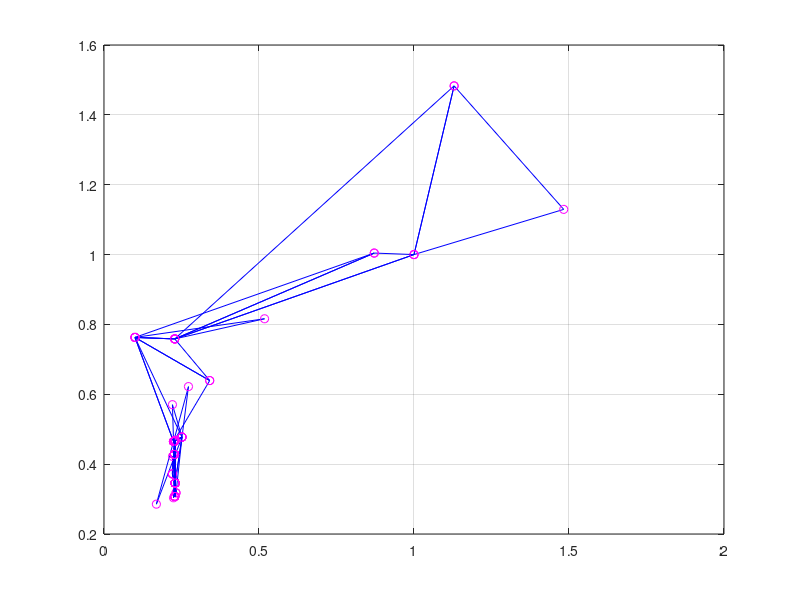

Recreate this plot in MATLAB.
function Simplex

% Daugiklis 1/8 ignoruojamas, kadangi neturi itakos rezultatui
f=@(X) (X(1).^2).*X(2) + X(1).*(X(2).^2) - X(1).*X(2);

% pradiniai artinai
X_0=[0,0];
X_1=[1,1];
X_m=[4/10, 7/10];
X_n=[1/2,1/2];

% pasirenkamas pradinis artinys
X0 = X_1;

%Funkcijos grafiko y=f(x1,x2) braizymas
%subplot(1,2,1)
%[X(1),X(2)] = meshgrid(0:0.01:1, 0:0.01:1);
%y = f(X);
%surf(X(1),X(2), y);
%title(['Funkcijos y=f(X) grafikas'])
%%%% plot()

% pasirenkami parametrai
gamma=2;
beta=0.5;
eta=-0.5;
teta=1;

epsilon=10^(-4); %tikslumas

k=1; %iteraciju skaitliukas
kmax=100; % maksimalus iteraciju skaicius
imax=100; % maksimalus funkcijos kvietimu skaicius

%Pradinio simplekso sudarymas
alpha=1/2;
n=2;
delta1=alpha*(sqrt(n+1)+n-1)/(n*sqrt(2));
delta2=alpha*(sqrt(n+1)-1)/(n*sqrt(2));

X1=[X0(1)+delta2,X0(2)+delta1];
X2=[X0(1)+delta1,X0(2)+delta2];

y0=f(X0);
y1=f(X1);
y2=f(X2);

% /////32/////
y=[y0,y1,y2];
X=[X0;X1;X2];

% //////36/////
% Pradinio simplekso braizymas:
deltax=[X0(1),X0(1),X1(1);X1(1),X2(1),X2(1)];
deltay=[X0(2),X0(2),X1(2);X1(2),X2(2),X2(2)];
plot(deltax,deltay,'b');
hold on;
plot(X(:,1),X(:,2),'mo');
hold on;
grid on;

k=1; % iteraciju skaitliukas
i=3; % funkcijos kvietimu skaiciaus skaitliukas

norma=Inf;
format short

% Metodo realizavimas

disp(['   x1   x2    f(x1,x2)    k    (f kv. sk.)']);
disp('-----------------------------------------------');

pabaigti=false;
  while ~pabaigti
    % Randami Xh, Xg, Xl ir funkcijos reiksmes siuose taskuose yh, yg, yl
    [~, nr]=sort(y); % y0, y1, y2 reiksmes isdestomos didejimo tvarka; nr rodys ju numerius ma....

    % TODO rm comment
    % [B,I] = sort(___) also returns a collection of index vectors for any of the previous syntaxes. 
    % I is the same size as A and describes the arrangement of the elements of A into B along the sorted
    % dimension. For example, if A is a vector, then B = A(I).
    
    yl=y(nr(1)); % maziausia y reiksme
    Xl=X(nr(1),:);

    yh=y(nr(n+1)); % didziausia y reiksme  
    Xh=X(nr(n+1)); 

    yg=y(nr(n)); % antra pagal dydi y reiksme
    Xg=X(nr(n),:);

    % Viduriu tasko Xc ir naujo artinio Xnew apskaiciavimas
    Xc=(Xg+Xl)/2;
    Xnew=Xh+(1+teta)*(Xc-Xh);
    ynew=f(Xnew);
    i=i+1;

    % Jei bent viena neigiama koordinate, keiciame krypti
    if Xnew(1)<=0 || Xnew(2)<=0
        disp('Neigiama artinio koordinate! Keiciame krypti.');
        teta=-1/2;
        Xnew=Xh+(1+teta)*(Xc-Xh);
        ynew=f(Xnew);
        i=i+1;
    end

    % Naujo simplekso sudarymas

    if (yl<ynew) && (ynew<yg)
        teta=1;
    elseif ynew<yl
      teta=gamma;
      Z=Xh+(1+teta)*(Xc-Xh);
      yz=f(Z);
      i=i+1;
      if yz<ynew
          ynew=yz;
          Xnew=Z;
      end
    elseif ynew>yh
      teta=eta;
      Z=Xh+(1+teta)*(Xc-Xh);
      Xnew=Z;
      ynew=f(Z);
      i=i+1;
    elseif (yg<ynew) && (ynew<yh)
      teta=beta;
      Z=Xh+(1+teta)*(Xc-Xh);
      Xnew=Z;
      ynew=f(Z);
      i=i+1;
    end

    if Xnew(1)<=0 || Xnew(2)<=0
      disp('Neigiama artimio koordinate! Keiciame krypti.');
      teta=-1/2;
      Xnew=Xh+(1+teta)*(Xc-Xh);
      ynew=f(Xnew);
      i=i+1;
    end

    fprintf('%f    %f   %f %d   %d', Xnew, ynew, k, i);

    count=0;

    if max([norm(Xl-Xg),norm(Xl-Xh),norm(Xg-Xh)])<epsilon
        disp(['Simpleksas tapo mazas (krastiniu ilgiai mazesni uz epsilon=', num2str(epsilon)]);
        % disp(['Simpleksas tapo mazas (krastiniu ilgiai mazesni uz epsilon=', num2str(epsilon),....
        count=count+1;
    end
    
    if abs(yh-yl)<epsilon
        disp(['Funkcijos reiksmes simplekso virsunese panasios (tikslumu epsilon=', num2str(epsilon)]);
        %disp(['Funkcijos reiksmes simplekso virsunese panasios (tikslumu epsilon=', num2str(ep...
        count=count+1;
    end

    if i>=imax
        count=count+1;
          if count==3
            disp(' ');
            disp('Patenkinamos sustojimo salygos. Skaiciavimai baigiami, new:');
            disp(['1) simpleksas tapo mazas (krastiniu ilgiai mazesni uz epsilon=', num2str(epsilon)']);
            % disp(['1) simpleksas tapo mazas (krastiniu ilgiai mazesni uz epsilon=', num2...
            disp(['2) funkcijos reiksmes simplekso virsunes panasios (tikslumu epsilon=', num2str(epsilon)']);
            % disp(['2) funkcijos reiksmes simplekso virsunes panasios (tikslumu epsilon='...
            disp(['3) pasiektas maksimalus funkciju kvietimu skaicius', num2str(imax)']);
            % disp(['3) pasiektas maksimalus funkciju kvietimu skaicius', num2str(imax)...
            pabaigti=true;
          end
    end
    %if k==kmax  <---???
    
    if k==kmax
      format short;
      disp(['Pasiektas maksimalus iteraciju skaicius k=', num2str(kmax)]);
      break
    end     
      
    k=k+1;
    y=[yl,yg,ynew];
    X=[Xl;Xg;Xnew];
   
    % Simplekso braizymas:
    deltax=[Xl(1),Xl(1),Xg(1);Xg(1),Xnew(1),Xnew(1)];
    deltay=[Xl(2),Xl(2),Xg(2);Xg(2),Xnew(2),Xnew(2)];
    plot(deltax,deltay,'b');
    hold on;
    plot(X(:,1),X(:,2),'mo');
    hold on;
  end  
